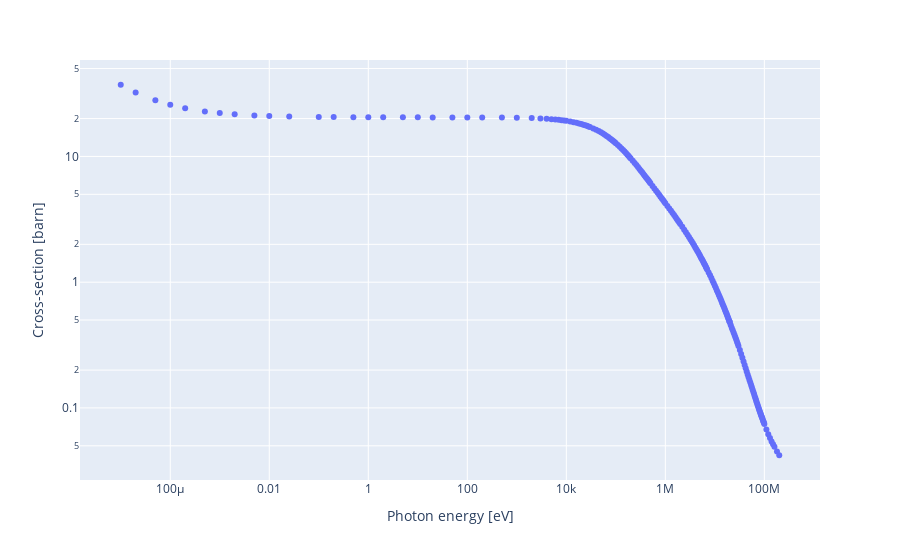

Notebook source saved alongside this figure:
### Code cell
import ENDF6
import plotly.express as px
path = "C:\\Cross-Section-Data\\jendl5-n\\n_001-H-001.dat"
f = open(path)
lines = f.readlines()
sec = ENDF6.find_section(lines, MF=3, MT=1)  # total cross-section
x, y = ENDF6.read_table(sec)
px.scatter(x=x, y=y, labels = {'x':"Photon energy [eV]", 'y' : "Cross-section [barn]"},
log_x = True, log_y = True)

### Figure 1 — Plotly figure (JSON) as saved in the notebook; plotly's stock layout.template omitted (floating-point values rounded to 4 significant figures; data arrays with more than 128 entries replaced by an {"elided": "..."} marker saying what was removed)
{"data": [{"hovertemplate": "Photon energy [eV]=%{x}<br>Cross-section [barn]=%{y}<extra></extra>", "legendgroup": "", "marker": {"color": "#636efa", "symbol": "circle"}, "mode": "markers", "name": "", "orientation": "v", "showlegend": false, "type": "scatter", "x": {"elided": "207 float values"}, "xaxis": "x", "y": {"elided": "207 float values"}, "yaxis": "y"}], "layout": {"legend": {"tracegroupgap": 0}, "margin": {"t": 60}, "xaxis": {"anchor": "y", "domain": [0, 1], "title": {"text": "Photon energy [eV]"}, "type": "log"}, "yaxis": {"anchor": "x", "domain": [0, 1], "title": {"text": "Cross-section [barn]"}, "type": "log"}}}
